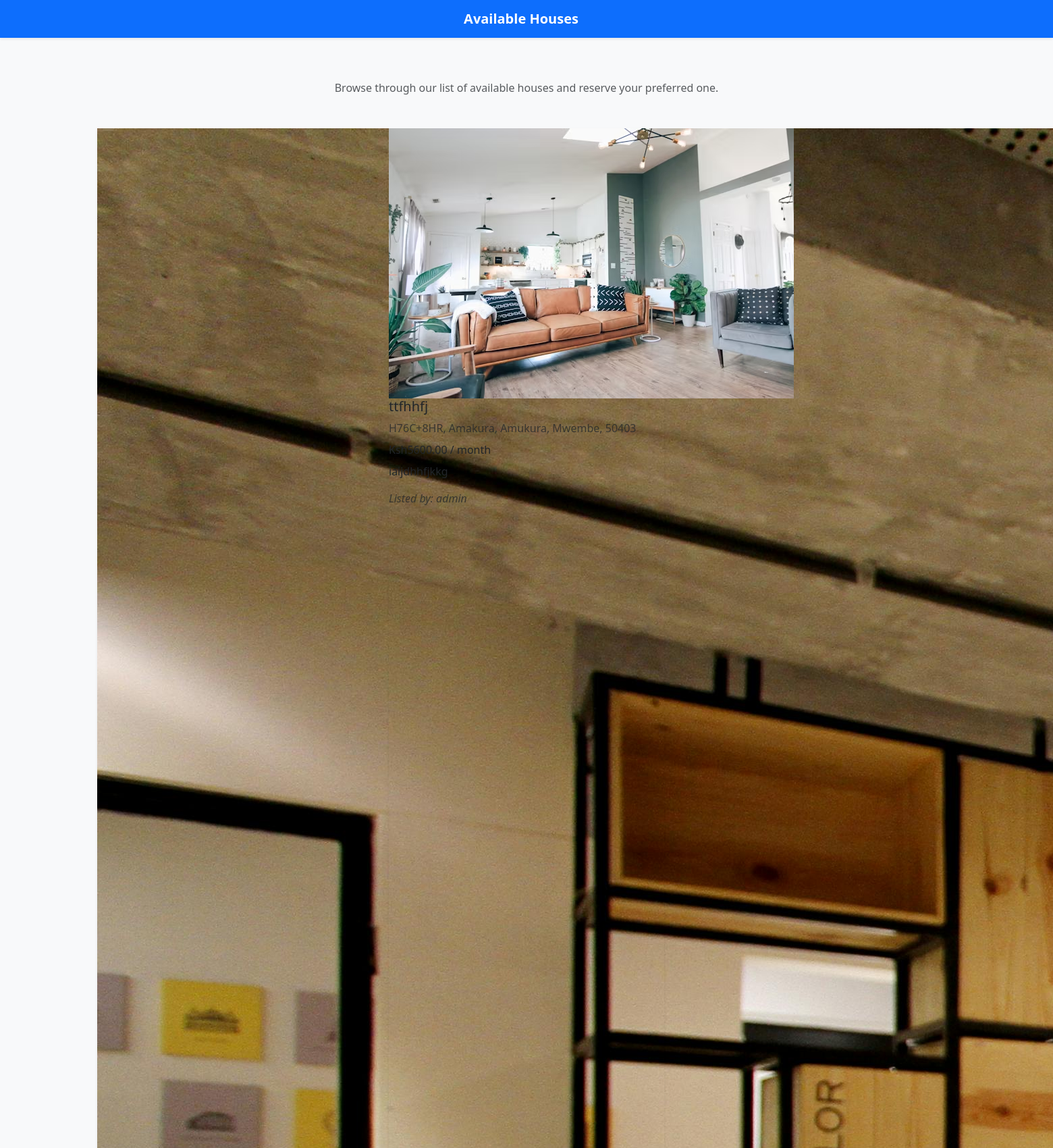
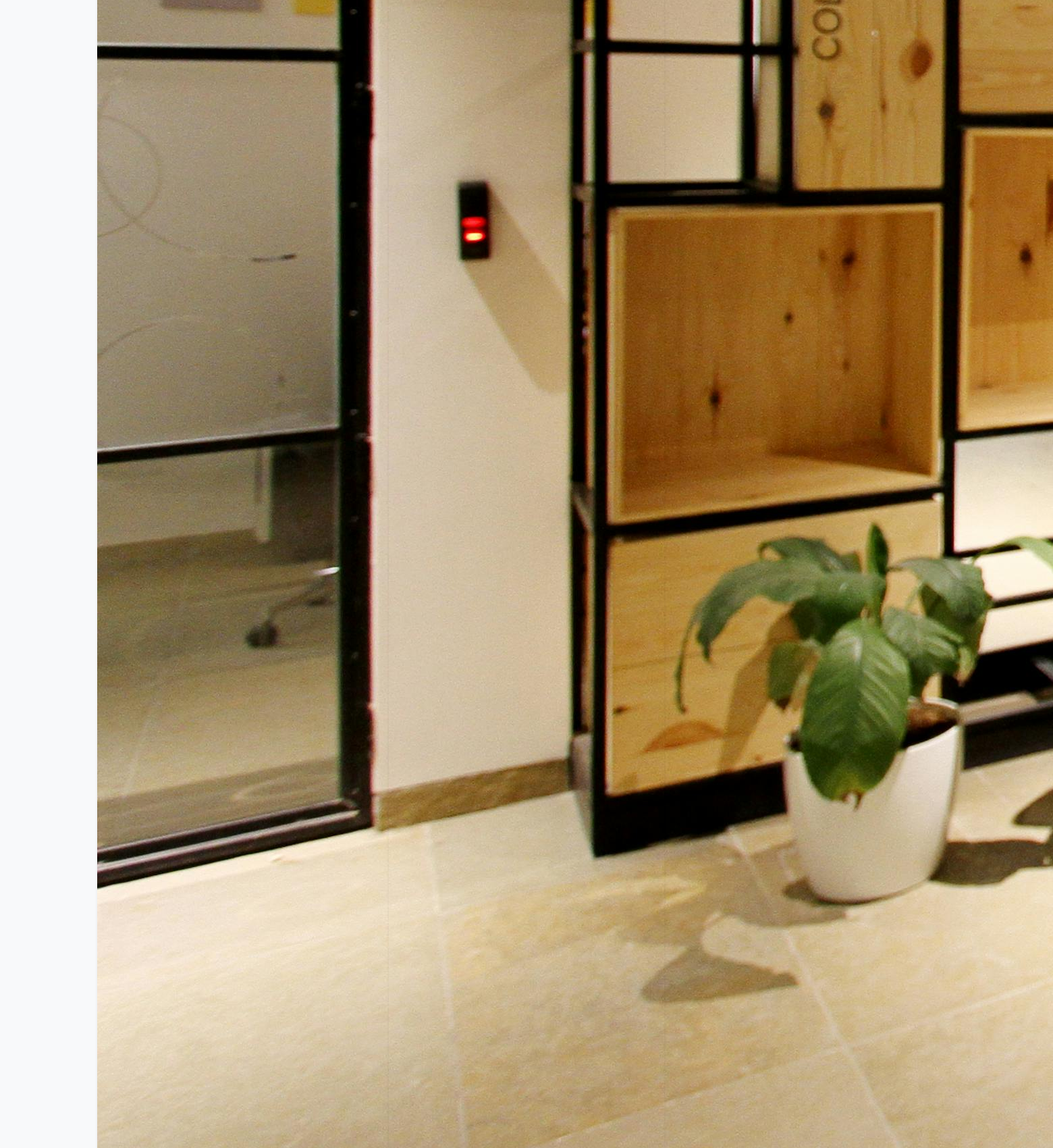
The page /houses/browse_houses.php (signed in, upper part) on the database its author committed (2 pictures, top to bottom).
### tables this page shows
CREATE TABLE `houses` (
  `id` int(11) NOT NULL,
  `title` varchar(255) NOT NULL,
  `description` text NOT NULL,
  `location` varchar(255) DEFAULT NULL,
  `rent` decimal(10,2) NOT NULL,
  `images` varchar(255) NOT NULL,
  `landlord_id` int(11) NOT NULL,
  `created_at` timestamp NOT NULL DEFAULT current_timestamp(),
  `status` varchar(50) DEFAULT NULL,
  `type` varchar(50) DEFAULT NULL,
  `area` varchar(50) DEFAULT NULL,
  `address` varchar(255) DEFAULT NULL,
  `city` varchar(100) DEFAULT NULL,
  `state` varchar(100) DEFAULT NULL,
  `zip` varchar(20) DEFAULT NULL,
  `detailed_description` text DEFAULT NULL
);

CREATE TABLE `users` (
  `id` int(11) NOT NULL,
  `username` varchar(50) NOT NULL,
  `email` varchar(100) NOT NULL,
  `password` varchar(255) NOT NULL,
  `role` enum('student','landlord','admin') NOT NULL,
  `created_at` timestamp NOT NULL DEFAULT current_timestamp()
);

### houses/browse_houses.php (the view, shortened to what this page needs)
<?php
include("../config/db.php");
$result = $conn->query("
    SELECT h.*, u.username AS landlord_name
    FROM houses h
    JOIN users u ON h.landlord_id = u.id
    ORDER BY h.id DESC
");
?>
<!DOCTYPE html>
<html lang="en">
<head>
    <link href="https://cdn.jsdelivr.net/npm/bootstrap@5.3.2/dist/css/bootstrap.min.css" rel="stylesheet">
</head>
<body class="bg-light">
<div class="container mt-4">
<nav class="navbar navbar-expand-lg navbar-dark bg-primary shadow-sm fixed-top">
    <div class="container-fluid d-flex justify-content-center">
        <a class="navbar-brand fw-bold" href="#">Available Houses</a>
    </div>
</nav>
<div class="container py-5">
    <div class="text-center mb-5">
        <p class="text-muted">Browse through our list of available houses and reserve your preferred one.</p>
    </div>
    <?php if ($result->num_rows > 0): ?>
        <div class="row g-4">
            <?php while($house = $result->fetch_assoc()): ?>
                <?php
                $imgVal = $house['images'] ?? '';
                $imgSrc = (!empty($imgVal) && file_exists('../' . $imgVal))
                    ? '../' . $imgVal
                    : 'https://via.placeholder.com/400x250?text=No+Image+Available';
                ?>
                <div class="col-md-4 col-sm-6">
                <div class="property-card shadow-sm h-100">
                    <img src="<?= htmlspecialchars($imgSrc) ?>" class="property-img" alt="House Image">
                    <div class="property-info d-flex flex-column h-100">
                        <h5><?= htmlspecialchars($house['title']) ?></h5>
                        <p class="text-muted mb-2"><?= htmlspecialchars($house['location']) ?></p>
                        <span class="price mb-2">Ksh<?= htmlspecialchars($house['rent']) ?> / month</span>
                        <p class="mb-3"><?= htmlspecialchars($house['description']) ?></p>
                        <p class="text-muted mb-3"><em>Listed by: <?= htmlspecialchars($house['landlord_name']) ?></em></p>
                    </div>
                </div>
            </div>
            <?php endwhile; ?>
        </div>
    <?php endif; ?>
</div>
</body>
</html>

### houses/browse_houses.php (style rules this page uses)
body { background-attachment: #f8f9fa; font-family: 'Segoe UI', Tahoma, Geneva, Verdana, sans-serif }
.navbar { box-shadow: 0 2px 8px rgba(0,0,0,0.1); }

### rows shown on the page
houses: images (picture)
houses: images (picture), title "ttfhhfj", location "H76C+8HR, Amakura, Amukura, Mwembe, 50403", rent "5600.00", description "iaijdhhfjkkg", landlord.username "admin"
